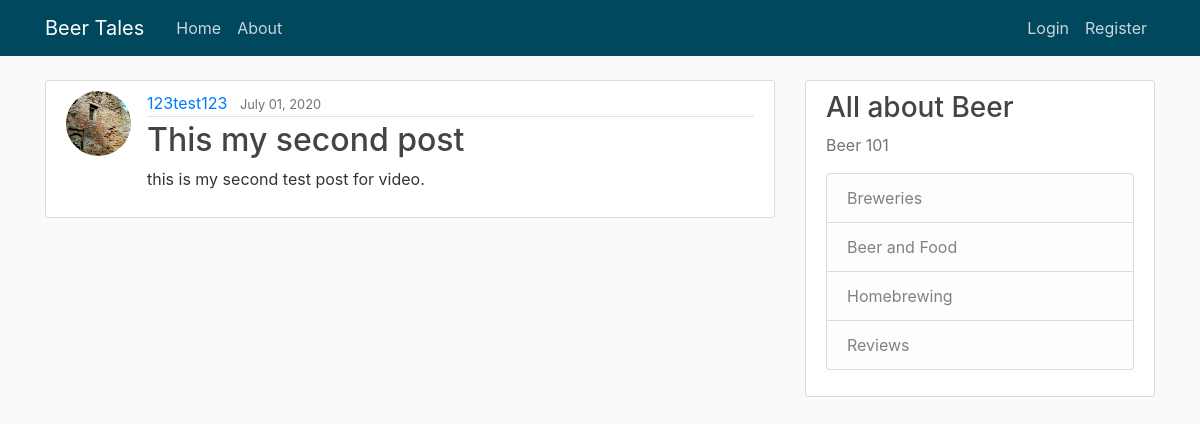
The app's page /post/17/ with its own data.
### blog/models.py (models this page shows, shortened)
class Post(models.Model):
	title = models.CharField(max_length = 100)
	content = models.TextField()
	date_posted = models.DateTimeField(default = timezone.now)
	author = models.ForeignKey(User, on_delete = models.CASCADE)

### users/models.py (models this page shows, shortened)
class Profile(models.Model):
	user = models.OneToOneField(User, on_delete = models.CASCADE)
	image = models.ImageField(default = 'default.jpg', upload_to = 'profile_picture')

### blog/views.py (the view)
# urls.py: path('post/<int:pk>/', PostDetailView.as_view(), name='post-detail'),
class PostDetailView(DetailView):
	model = Post

### blog/templates/blog/post_detail.html (shortened to what this page needs)
{% extends "blog/base.html" %}
{% block content %}
		<article class="media content-section">
			<img class = "rounded-circle article-img"src="{{ object.author.profile.image.url }}">
  		<div class="media-body">
    	<div class="article-metadata">
      	<a class="mr-2" href="{% url 'user-post' object.author.username %}">{{ object.author }}</a>
      	<small class="text-muted">{{ object.date_posted|date:"F d, Y" }}</small>
    	</div>
    	<h2 class="article-title" href="#">{{ object.title }}</h2>
    	<p class="article-content">{{ object.content }}</p>
  		</div>
		</article>
{% endblock content %}

### blog/static/blog/main.css (style rules this page uses)
body { background: #fafafa; color: #333333; margin-top: 5rem; }
h1, h2, h3, h4, h5, h6 { color: #444444; }
.content-section { background: #ffffff; padding: 10px 20px; border: 1px solid #dddddd; border-radius: 3px; margin-bottom: 20px; }
.article-title { color: #444444; }
.article-content { white-space: pre-line; }
.article-img { height: 65px; width: 65px; margin-right: 16px; }
.article-metadata { padding-bottom: 1px; margin-bottom: 4px; border-bottom: 1px solid #e3e3e3 }

### records on screen
Post: author.profile.image (picture), author "123test123", date_posted "July 01, 2020", title "This my second post", content "this is my second test post for video."
